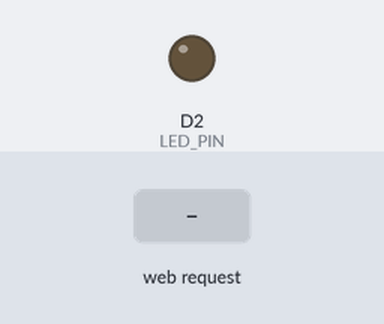
Simulated run of this program. Board: ESP8266 (NodeMCU). Shown: output pins drawn as LEDs (lit = HIGH). Inputs (shaded band) come from the test bench. WiFi joins after 1.5 s; servers stay silent unless stated; what the program prints to the serial monitor is not drawn.

Above: at 2.7 s.
2.8 s: HTTP request GET /gpio/1 received
At 3.1 s:
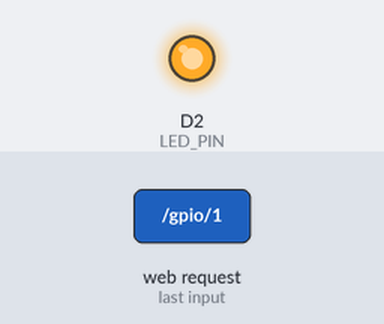
4.3 s: HTTP request GET /gpio/0 received
At 5.4 s:
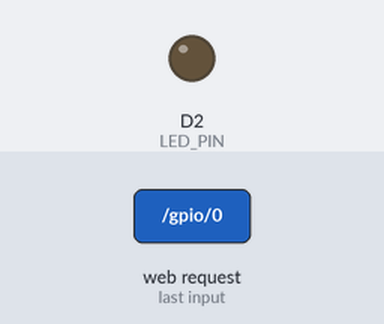
Timing chart, 0 to 7.3 s (numbered marks = the images above; inputs shaded):
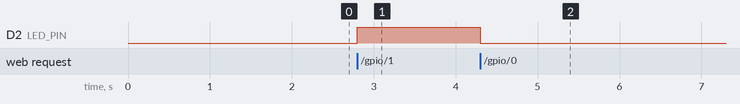

Measured:
- after the input at 2.8 s, D2 (LED_PIN): LOW → HIGH at once
- after the input at 4.3 s, D2 (LED_PIN): HIGH → LOW at once

The program:

main.cpp
```cpp
#include <Arduino.h>
#include <ESP8266WiFi.h>

const int LED_PIN = D2;
const char* SSID = "Fakepng-IoT";
const char* PASSWORD = "asdfghjkl";

WiFiServer server(80);

void setup() {
  Serial.begin(9600);
  delay(10);

  pinMode(LED_PIN, OUTPUT);
  digitalWrite(LED_PIN, LOW);

  Serial.println();
  Serial.println();
  Serial.print("Connecting to ");
  Serial.println(SSID);

  WiFi.begin(SSID, PASSWORD);

  while (WiFi.status() != WL_CONNECTED) {
    delay(500);
    Serial.print(".");
  }

  Serial.println("");
  Serial.println("WiFi connected");

  server.begin();
  Serial.println("Server started");

  Serial.print("Use this URL to connect: ");
  Serial.print("http://");
  Serial.print(WiFi.localIP());
}

void loop() {
  WiFiClient client = server.available();
  if (!client) {
    return;
  }

  Serial.println("new client");
  while (!client.available()) {
    delay(1);
  }

  String req = client.readStringUntil('\r');
  Serial.println(req);
  client.flush();

  int val;
  if (req.indexOf("/gpio/0") != -1) {
    val = 0;
  } else if (req.indexOf("/gpio/1") != -1) {
    val = 1;
  } else {
    Serial.println("invalid request");
    client.stop();
    return;
  }

  digitalWrite(LED_PIN, val);
  client.flush();

  String web = "HTTP/1.1 200 OK\r\nContent-Type: text/html\r\n\r\n";
  web += "<!DOCTYPE HTML>\r\n";
  web += "<html>\r\n";
  web += "<body>\r\n";
  web += "<h1>LED Status</h1>\r\n";
  web += "<p>\r\n";
  if(val==1){
    web += "LED On\r\n";
  }else{
    web += "LED Off\r\n";
  }
  web += "<p>\r\n";
  web += "<a href=\"/gpio/1\">\r\n";
  web += "<button>LED On</button>\r\n";
  web += "</a>\r\n";
  web += "</p>\r\n";
  web += "<a href=\"/gpio/0\">\r\n";
  web += "<button>LED Off</button>\r\n";
  web += "</a>\r\n";
  web += "</p>\r\n";
  web += "</body>\r\n";
  web += "</html>\r\n";

  client.print(web);
  delay(1);
  Serial.println("Client disonnected");
}
```
